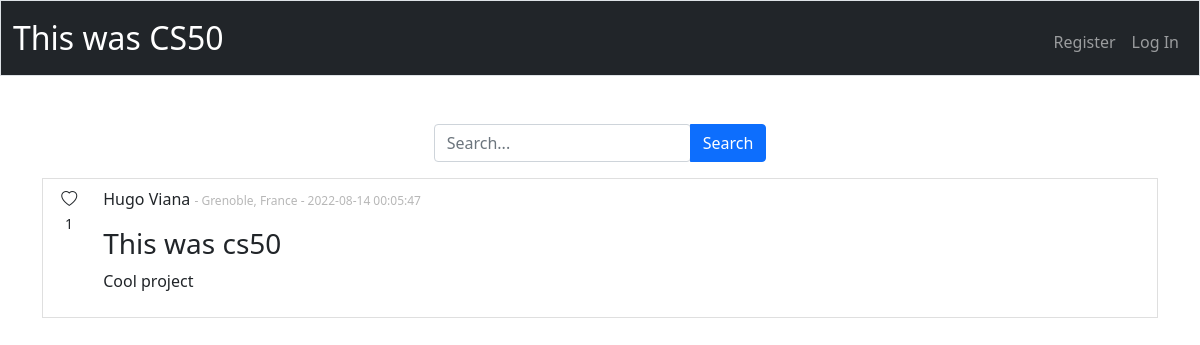
The page / on the database its author committed.
### tables this page shows
CREATE TABLE users (
	email VARCHAR PRIMARY KEY,
	firstname TEXT,
	lastname TEXT,
	bio TEXT,
	hash TEXT, location TEXT, id TEXT, profilepicture BLOB);

CREATE TABLE projects (
	email VARCHAR PRIMARY KEY,
	title TEXT,
	description TEXT,
	video VARCHAR,
	link VARCHAR, date DATETIME, likes INT DEFAULT 0,
	FOREIGN KEY (email) REFERENCES users(email));

### app.py (the view)
@app.route("/", methods=["GET", "POST"])
def index():
    if request.method == "POST":
        if not request.form.get("search"):
            return redirect("/")
        searched = request.form.get("search")
        projects = query_dict(f"SELECT DISTINCT * FROM projects WHERE title LIKE '%{searched}%' OR email IN(SELECT email FROM projects WHERE description LIKE '%{searched}%') OR email IN(SELECT email FROM users WHERE firstname LIKE '%{searched}%') OR email IN(SELECT email FROM users WHERE lastname LIKE '%{searched}%') OR email IN(SELECT email FROM users WHERE location LIKE '%{searched}%')")
        for project in projects:
            email = project["email"]
            user = query_dict(f"SELECT * FROM users WHERE email = '{email}'")
            likes = query_dict(f"SELECT COUNT(*) FROM likes WHERE project_email = '{email}'")
            try:
                browsing = session["user_id"]
                liked = len(query_dict(f"SELECT * FROM likes WHERE user_email = '{browsing}' AND project_email = '{email}'"))
                if liked != 0:
                    project["liked"] = True
                else:
                    project["liked"] = False
            except:
                project["liked"] = False
            project["firstname"] = user[0]["firstname"]
            project["lastname"] = user[0]["lastname"]
            project["location"] = user[0]["location"]
            project["id"] = user[0]["id"]
            project["likes"] = likes[0]["COUNT(*)"]
        return render_template("index.html", projects=projects)
    else:
        projects = query_dict(f"SELECT * FROM projects")
        for project in projects:
            email = project["email"]
            user = query_dict(f"SELECT * FROM users WHERE email = '{email}'")
            likes = query_dict(f"SELECT COUNT(*) FROM likes WHERE project_email = '{email}'")
            try:
                browsing = session["user_id"]
                liked = len(query_dict(f"SELECT * FROM likes WHERE user_email = '{browsing}' AND project_email = '{email}'"))
                print(liked)
                if liked != 0:
                    project["liked"] = True
                else:
                    project["liked"] = False
            except:
                project["liked"] = False
            print(project["liked"])
            project["firstname"] = user[0]["firstname"]
            project["lastname"] = user[0]["lastname"]
            project["location"] = user[0]["location"]
            project["id"] = user[0]["id"]
            project["likes"] = likes[0]["COUNT(*)"]
        return render_template("index.html", projects=projects)

### app.py (called while the page is built)
def query_dict(query):
    try:
        things = db.execute(query).fetchall()
        unpacked = [{k: item[k] for k in item.keys()} for item in things]
        return unpacked
    except Exception as e:
        print(f"Failed to execute. Query: {query}\n with error:\n{e}")
        return []

@app.after_request
def after_request(response):
    response.headers["Cache-Control"] = "no-cache, no-store, must-revalidate"
    response.headers["Expires"] = 0
    response.headers["Pragma"] = "no-cache"
    return response

### templates/index.html
{% extends 'layout.html' %}
{% block main %}
<form action="/" method="POST">
    <div class="input-group mb-3" style="justify-content: center;">
        <div class="form-outline">
          <input type="search" id="search" name="search" class="form-control" placeholder="Search...">
        </div>
        <button type="button" class="btn btn-primary">
          Search
        </button>
    </div>
</form>
<ul class="container" style="text-align: left; list-style-type: none;">
    {% for project in projects %}
        <div class="mb-3">
            <a href="/project/{{ project['id'] }}" class="list-group-item list-group-item-action flex-column align-items-start">
                <li class="rounded row">
                    <div class="col text-center" style="min-width: 4%">
                        {% if project["liked"] == true %}
                            <i class="bi bi-heart-fill"></i>
                        {% else %}
                            <i class="bi bi-heart"></i>
                        {% endif %}
                        <small>{{ project["likes"] }}</small>
                    </div>
                    <div class="col" style="min-width: 96%">
                        <p>{{ project["firstname"] }} {{ project["lastname"] }} <span style="color: rgb(183, 183, 183); font-size: 75%;"">- {{ project["location"] }} - {{ project["date"] }}</span></p>
                        <h3>{{ project["title"] }}</h3>
                        <p>{{ project["description"] }}</p>
                    </div>
                </li>
            </a>
        </div>
    {% endfor %}
</ul>
{% endblock %}

### rows shown on the page
users: firstname "Hugo", lastname "Viana", location "Grenoble, France"
projects: date "2022-08-14 00:05:47", title "This was cs50", description "Cool project"

### other values the page prints
{{ project["likes"] }} "1"
